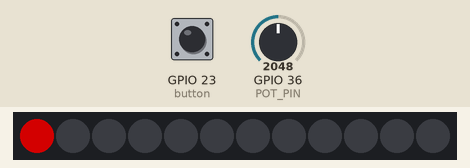
Bench run of a program on a simulated ESP32 board running MicroPython. Parts: 12 RGB LEDs in strip order, left to right. The inputs (shaded band) are chosen by the test bench; at power-on: GPIO 36 (POT_PIN) = 2048, GPIO 23 (button) LOW (analog values on the 0–4095 scale). Dim RGB values are drawn brighter than linear; library files of the repository ran but are not shown: neopixel.py; what the program prints to the serial console is not drawn.

Above: at 1.26 s.
1.3 s: GPIO 36 (POT_PIN) set to 0
At 2.0 s:
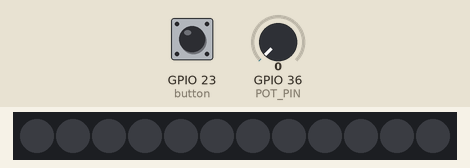
2.8 s: GPIO 36 (POT_PIN) set to 491
At 2.88 s:
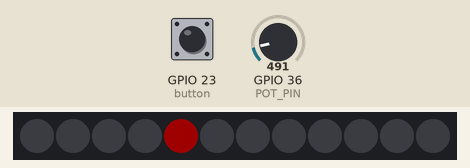
4.6 s: GPIO 23 (button) pulled HIGH for 0.15 s
At 4.8 s:
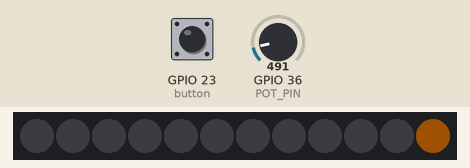
5.3 s: GPIO 23 (button) pulled HIGH for 1 s
At 5.41 s:
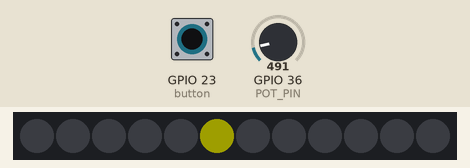
6.9 s: GPIO 23 (button) pulled HIGH for 0.15 s
At 7.03 s:
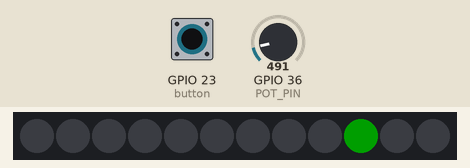
7.6 s: GPIO 23 (button) pulled HIGH for 3.2 s
At 7.74 s:
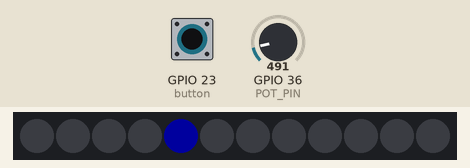

The program:

08-3.py
```python
# 實驗 #8-3：單顆彩虹燈順時針旋轉 + 按鈕切換顏色 + 可變電阻調整亮度
# 執行環境：MicroPython v1.24.0, ESP32-DevKitC

import machine
import neopixel
import time

# --- 硬體腳位與常數設定 ---
# WS2812B LED 燈環
LED_PIN = 4
NUM_LEDS = 12

# 按鈕 (按下為高電位)
BUTTON_PIN = 23

# 可變電阻 (ADC)
POT_PIN = 36

# --- 動畫與狀態變數 ---
# 動畫更新間隔 (毫秒)
# 數值越小，旋轉越快
MOVE_INTERVAL_MS = 100
last_move_time = 0  # 上次移動 LED 的時間戳

# 目前點亮的 LED 索引
led_index = 0

# 彩虹顏色列表 (R, G, B)
COLORS = (
    (255, 0, 0),      # 🔴 紅色
    (255, 127, 0),    # 🧡 橙色
    (255, 255, 0),    # 🟡 黃色
    (0, 255, 0),      # 🟢 綠色
    (0, 0, 255),      # 🔵 藍色
    (75, 0, 130),     # 🟣 靛色
    (148, 0, 211)     # 🟪 紫色
)
color_index = 0 # 目前顏色索引

# 按鈕狀態，用於偵測邊緣觸發 (防止重複觸發)
last_button_state = 0

# --- 硬體初始化 ---
# 1. 初始化 NeoPixel 燈條
#    使用 machine.Pin(LED_PIN) 來指定腳位
np = neopixel.NeoPixel(machine.Pin(LED_PIN), NUM_LEDS)

# 2. 初始化按鈕
#    machine.Pin.IN 表示這是一個輸入腳位
button = machine.Pin(BUTTON_PIN, machine.Pin.IN)

# 3. 初始化 ADC (類比數位轉換器) for 可變電阻
#    ESP32 的 ADC 腳位範圍為 0-3.3V
adc = machine.ADC(machine.Pin(POT_PIN))
#    設定衰減，以讀取完整的 0-3.3V 範圍
adc.atten(machine.ADC.ATTN_11DB)
#    設定 ADC 解析度為 12-bit (0-4095)
adc.width(machine.ADC.WIDTH_12BIT)


print("實驗 #8-3 啟動：互動式彩虹燈")
print("硬體接線：")
print(f"  - WS2812B (12燈): GPIO{LED_PIN}")
print(f"  - 可變電阻: GPIO{POT_PIN}")
print(f"  - 按鈕: GPIO{BUTTON_PIN}")
print("程式執行中...")


# --- 主迴圈 ---
try:
    while True:
        # 獲取當前時間，用於非阻塞式延遲
        current_time = time.ticks_ms()

        # 1. 讀取可變電阻並計算亮度
        #    adc.read() 會回傳 0 (0V) 到 4095 (3.3V) 之間的數值
        pot_value = adc.read()
        #    將 0-4095 的讀值線性對應到 0.0-1.0 的亮度比例
        brightness = pot_value / 4095.0

        # 2. 偵測按鈕狀態並切換顏色
        current_button_state = button.value()
        #    判斷是否為「按下」的瞬間 (從 0 變為 1)
        if current_button_state == 1 and last_button_state == 0:
            color_index = (color_index + 1) % len(COLORS)
            print(f"按鈕觸發！切換顏色至索引 {color_index}")
            # 短暫延遲以避免機械彈跳 (debounce)
            time.sleep_ms(20)
        #    更新按鈕狀態
        last_button_state = current_button_state

        # 3. 處理 LED 旋轉動畫 (非阻塞式)
        #    使用 time.ticks_diff 檢查是否已達到指定的更新間隔
        if time.ticks_diff(current_time, last_move_time) >= MOVE_INTERVAL_MS:
            # 更新時間戳
            last_move_time = current_time

            # 計算下一個要點亮的 LED 索引 (順時針)
            led_index = (led_index + 1) % NUM_LEDS

            # --- 更新燈光顯示 ---
            # a. 取得目前的基礎顏色
            base_color = COLORS[color_index]

            # b. 根據可變電阻的亮度調整顏色
            #    將 R, G, B 各分量乘以亮度比例，並轉換為整數
            bright_color = (
                int(base_color[0] * brightness),
                int(base_color[1] * brightness),
                int(base_color[2] * brightness)
            )

            # c. 將所有 LED 燈先熄滅 (填滿黑色)
            np.fill((0, 0, 0))

            # d. 只點亮當前索引的 LED
            np[led_index] = bright_color

            # e. 將更新後的顏色資料寫入燈條
            np.write()

# 使用 try...finally 確保程式被中斷時 (例如按下 Ctrl+C)，能將所有LED關閉
finally:
    np.fill((0, 0, 0))
    np.write()
    print("程式已停止，所有 LED 已關閉。")
```

Measured:
- after the input at 1.3 s, the LEDs: change at once (image 1)
- after the input at 2.8 s, the LEDs: change at once (image 2)
- after the input at 4.6 s, the LEDs: first change after 0.06 s (image 3 shows a later state)
- after the input at 6.9 s, the LEDs: change after 0.09 s (image 5)
- after the input at 7.6 s, the LEDs: change after 0.09 s (image 6)
